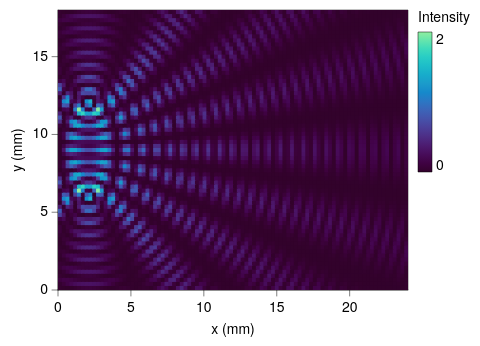

The Vega-Lite source for this figure:
### Vega-Lite specification from a JSON file in a GitHub repository (floating-point values rounded to 4 significant figures; data arrays with more than 128 entries replaced by an {"elided": "..."} marker saying what was removed)
{"background": null, "config": {"arc": {"fill": "#DBDBDB", "fillOpacity": 1.0, "innerRadius": 35.0, "padAngle": 0.03, "stroke": "black", "strokeOpacity": 1, "strokeWidth": 0.25}, "area": {"fill": "#DBDBDB", "fillOpacity": 1.0, "stroke": "black", "strokeOpacity": 1, "strokeWidth": 0.25}, "axis": {"domain": true, "domainCap": "round", "domainColor": "black", "domainWidth": 0.25, "grid": false, "gridCap": "round", "gridColor": "#F1F1F1", "gridDash": [0, 0], "gridOpacity": 1.0, "gridWidth": 0.25, "labelColor": "black", "labelFont": "Helvetica Neue, HelveticaNeue, Helvetica, Arial, sans-serif", "labelFontSize": 7, "labelFontStyle": "normal", "labelFontWeight": 400, "offset": 0, "ticks": true, "tickCap": "round", "tickColor": "black", "tickRound": false, "tickSize": 3, "tickWidth": 0.25, "titleColor": "black", "titleFont": "Helvetica Neue, HelveticaNeue, Helvetica, Arial, sans-serif", "titleFontSize": 7, "titleFontStyle": "normal", "titleFontWeight": 400}, "axisX": {"domain": true, "labelAlign": "center", "labelAngle": 0, "labels": true, "ticks": true, "translate": 0}, "axisY": {"domain": true, "labelAlign": "right", "labelAngle": 0, "labels": true, "ticks": true, "translate": 0}, "axisRight": {"domain": true, "labelAlign": "left", "labelAngle": 0, "labels": true, "ticks": true, "translate": 0}, "axisTop": {"domain": true, "labelAlign": "center", "labelAngle": 0, "labels": true, "ticks": true, "translate": 0}, "axisBand": {"tickOffset": 0}, "bar": {"fill": "#DBDBDB", "fillOpacity": 1.0, "stroke": "black", "strokeOpacity": 1, "strokeWidth": 0.25}, "boxplot": {"size": 12.6, "ticks": {"cornerRadius": 0.25, "fill": "black", "opacity": 1, "size": 6.3, "thickness": 0.25}, "box": {"fillOpacity": 1.0, "stroke": "black", "strokeOpacity": 1, "strokeWidth": 0.25}, "median": {"cornerRadius": 0, "fill": "black", "fillOpacity": 1.0, "opacity": 1, "size": 12.6, "thickness": 0.25}, "rule": {"fill": "black", "fillOpacity": 1.0, "size": 14.0, "stroke": "black", "strokeDash": [0, 0], "strokeOpacity": 1, "strokeWidth": 0.25}, "outliers": {"color": "black", "fill": "black", "fillOpacity": 1.0, "size": 0, "stroke": "black", "strokeOpacity": 1, "strokeWidth": 0.25}}, "circle": {"fill": "black", "fillOpacity": 1.0, "size": 1.75, "stroke": null, "strokeOpacity": 1, "strokeWidth": 0.25}, "errorband": {"band": {"fillOpacity": 0.6, "stroke": null, "strokeWidth": 0.25, "strokeOpacity": 1}, "borders": {"opacity": 0, "strokeOpacity": 0.25, "strokeWidth": 1}}, "errorbar": {"opacity": 1, "rule": {"strokeDash": [0, 0], "strokeWidth": 0.25}, "ticks": {"color": "black", "cornerRadius": 0.125, "opacity": 1, "size": 8.4, "thickness": 0.25}, "thickness": 0.25}, "font": "Helvetica Neue, HelveticaNeue, Helvetica, Arial, sans-serif", "geoshape": {"fill": "#DBDBDB", "fillOpacity": 1.0, "stroke": "black", "strokeOpacity": 1, "strokeWidth": 0.25}, "header": {"labelColor": "black", "labelFont": "Helvetica Neue, HelveticaNeue, Helvetica, Arial, sans-serif", "labelFontSize": 7, "labelFontStyle": "normal", "labelFontWeight": 400, "titleColor": "black", "titleFont": "Helvetica Neue, HelveticaNeue, Helvetica, Arial, sans-serif", "titleFontSize": 7, "titleFontStyle": "normal", "titleFontWeight": 400, "titlePadding": 0}, "legend": {"disable": false, "offset": 4.5, "titlePadding": 4, "labelOffset": 2, "gradientLabelOffset": 2, "gradientLength": 70.0, "gradientThickness": 7.0, "gradientOpacity": 1.0, "gradientStrokeColor": "black", "gradientStrokeWidth": 0.25, "labelColor": "black", "labelFont": "Helvetica Neue, HelveticaNeue, Helvetica, Arial, sans-serif", "labelFontSize": 7, "labelFontStyle": "normal", "labelFontWeight": 400, "strokeColor": "black", "strokeWidth": 0, "symbolSize": 42, "symbolStrokeColor": "black", "symbolStrokeWidth": 0.25, "titleColor": "black", "titleFont": "Helvetica Neue, HelveticaNeue, Helvetica, Arial, sans-serif", "titleFontSize": 7, "titleFontStyle": "normal", "titleFontWeight": 400}, "line": {"color": "black", "stroke": "black", "strokeCap": "butt", "strokeDash": [0, 0], "strokeOpacity": 1, "strokeWidth": 0.5}, "point": {"filled": true, "fill": "#DBDBDB", "fillOpacity": 1.0, "size": 7.0, "stroke": "black", "strokeOpacity": 1, "strokeWidth": 0.25}, "range": {"category": ["#B2B2B2", "#4A7CD3", "#008542", "#664CAF", "#509F98", "#636363", "#284F93", "#005226", "#382864", "#285753"], "diverging": {"scheme": ["#443E60", "#5F597E", "#7C759B", "#9994B6", "#B7B4CC", "#D6D5DC", "#F6F6F6", "#D1DAD9", "#A4C2BF", "#7AA9A4", "#578E89", "#37736E", "#1B5954"]}, "heatmap": {"scheme": ["#32022B", "#43044D", "#4C196E", "#4D338C", "#484DA6", "#3A68BB", "#1D83CA", "#1D9CCB", "#23B5C9", "#28CDC5", "#4DE0B4", "#91EE9F"]}, "ordinal": {"scheme": ["#F1F1F1", "#DBDBDB", "#C6C6C6", "#B2B2B2", "#9D9D9D", "#898989", "#767676", "#636363", "#515151", "#404040", "#2F2F2F", "#1F1F1F"]}, "ramp": {"scheme": ["#440154", "#472270", "#433E82", "#38598C", "#2C728E", "#238A8D", "#24A086", "#39B578", "#5DC862", "#96D646", "#CAE02D", "#FDE724"]}}, "rule": {"color": "black", "stroke": "black", "strokeCap": "round", "strokeDash": [2, 2], "strokeOpacity": 1, "strokeWidth": 0.25}, "scale": {"barBandPaddingInner": 0.1, "rectBandPaddingInner": 0, "tickBandPaddingInner": 0.1, "bandPaddingOuter": 0.1, "bandWithNestedOffsetPaddingInner": 0.2, "bandWithNestedOffsetPaddingOuter": 0.2, "offsetBandPaddingInner": 0, "offsetBandPaddingOuter": 0, "round": false}, "rect": {"fill": "#DBDBDB", "fillOpacity": 1.0, "stroke": "black", "strokeOpacity": 1, "strokeWidth": 0.25}, "square": {"fill": "#DBDBDB", "fillOpacity": 1.0, "size": 14.0, "stroke": "black", "strokeOpacity": 1, "strokeWidth": 0.25}, "text": {"color": "black", "font": "Helvetica Neue, HelveticaNeue, Helvetica, Arial, sans-serif", "fontSize": 7, "fontStyle": "normal", "fontWeight": 400}, "tick": {"color": "black", "cornerRadius": 0.125, "opacity": 1.0, "size": 12.6, "thickness": 0.25}, "title": {"anchor": "middle", "frame": "group", "color": "black", "font": "Helvetica Neue, HelveticaNeue, Helvetica, Arial, sans-serif", "fontSize": 7, "fontStyle": "normal", "fontWeight": 400, "subtitleColor": "black", "subtitleFont": "Helvetica Neue, HelveticaNeue, Helvetica, Arial, sans-serif", "subtitleFontSize": "Helvetica Neue, HelveticaNeue, Helvetica, Arial, sans-serif", "subtitleFontStyle": "normal", "subtitleFontWeight": 400}, "trail": {"color": "black", "opacity": 1, "size": 0.5}, "view": {"continuousWidth": 175, "continuousHeight": 140, "discreteWidth": 175, "discreteHeight": 140, "fill": null, "stroke": "black", "strokeWidth": 0.25}}, "data": {"name": "data-a4239cbaa7892c27869c14f52c924c68"}, "mark": {"type": "rect", "clip": true, "stroke": null}, "encoding": {"color": {"field": "I", "title": "Intensity", "type": "quantitative"}, "x": {"field": "x0", "scale": {"domain": [0, 24.0], "nice": false}, "title": "x (mm)", "type": "quantitative"}, "x2": {"field": "x1"}, "y": {"field": "y0", "scale": {"domain": [0, 18.0], "nice": false}, "title": "y (mm)", "type": "quantitative"}, "y2": {"field": "y1"}}, "$schema": "https://vega.github.io/schema/vega-lite/v6.4.1.json", "datasets": {"data-a4239cbaa7892c27869c14f52c924c68": {"elided": "6348 records"}}}
